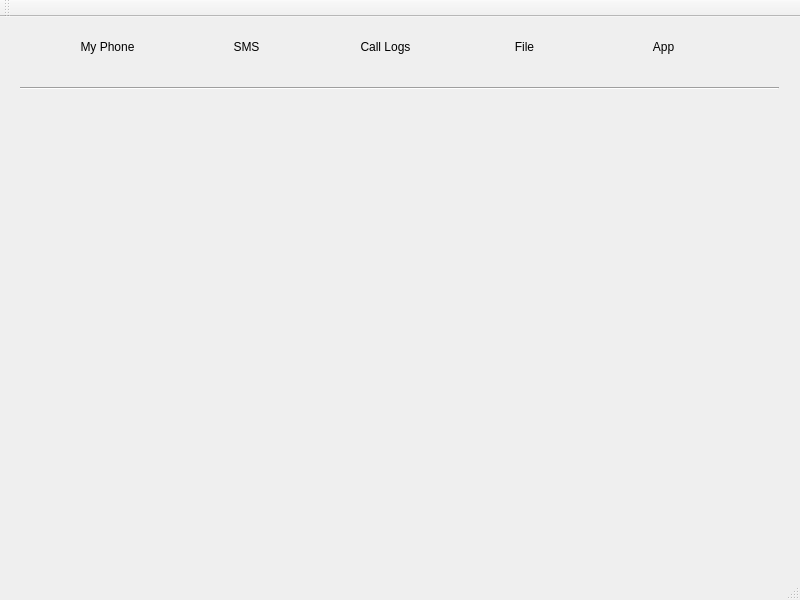
<?xml version="1.0" encoding="UTF-8"?>
<ui version="4.0">
 <class>MainWindow</class>
 <widget class="QMainWindow" name="MainWindow">
  <property name="geometry">
   <rect>
    <x>0</x>
    <y>0</y>
    <width>800</width>
    <height>600</height>
   </rect>
  </property>
  <property name="maximumSize">
   <size>
    <width>800</width>
    <height>600</height>
   </size>
  </property>
  <property name="windowTitle">
   <string>MainWindow</string>
  </property>
  <property name="layoutDirection">
   <enum>Qt::LeftToRight</enum>
  </property>
  <widget class="QWidget" name="centralWidget">
   <widget class="QWidget" name="verticalLayoutWidget">
    <property name="geometry">
     <rect>
      <x>20</x>
      <y>90</y>
      <width>761</width>
      <height>451</height>
     </rect>
    </property>
    <layout class="QVBoxLayout" name="verticalLayout">
     <property name="leftMargin">
      <number>0</number>
     </property>
     <property name="topMargin">
      <number>0</number>
     </property>
    </layout>
   </widget>
   <widget class="QWidget" name="layoutWidget">
    <property name="geometry">
     <rect>
      <x>30</x>
      <y>0</y>
      <width>711</width>
      <height>60</height>
     </rect>
    </property>
    <layout class="QHBoxLayout" name="horizontalLayout">
     <item>
      <widget class="QPushButton" name="m_btnMyPhone">
       <property name="text">
        <string>My Phone</string>
       </property>
       <property name="icon">
        <iconset resource="phonelin_res.qrc">
         <normaloff>:/icon/icon/device_icon.png</normaloff>:/icon/icon/device_icon.png</iconset>
       </property>
       <property name="iconSize">
        <size>
         <width>48</width>
         <height>48</height>
        </size>
       </property>
       <property name="checkable">
        <bool>false</bool>
       </property>
       <property name="checked">
        <bool>false</bool>
       </property>
       <property name="flat">
        <bool>true</bool>
       </property>
      </widget>
     </item>
     <item>
      <widget class="QPushButton" name="m_btnSMS">
       <property name="text">
        <string>SMS</string>
       </property>
       <property name="icon">
        <iconset resource="phonelin_res.qrc">
         <normaloff>:/icon/icon/sms_icon.png</normaloff>:/icon/icon/sms_icon.png</iconset>
       </property>
       <property name="iconSize">
        <size>
         <width>48</width>
         <height>48</height>
        </size>
       </property>
       <property name="flat">
        <bool>true</bool>
       </property>
      </widget>
     </item>
     <item>
      <widget class="QPushButton" name="m_btnCall">
       <property name="text">
        <string>Call Logs</string>
       </property>
       <property name="icon">
        <iconset resource="phonelin_res.qrc">
         <normaloff>:/icon/icon/call_icon.png</normaloff>:/icon/icon/call_icon.png</iconset>
       </property>
       <property name="iconSize">
        <size>
         <width>48</width>
         <height>48</height>
        </size>
       </property>
       <property name="flat">
        <bool>true</bool>
       </property>
      </widget>
     </item>
     <item>
      <widget class="QPushButton" name="m_btnFileMgr">
       <property name="text">
        <string>File</string>
       </property>
       <property name="icon">
        <iconset resource="phonelin_res.qrc">
         <normaloff>:/icon/icon/file_icon.png</normaloff>:/icon/icon/file_icon.png</iconset>
       </property>
       <property name="iconSize">
        <size>
         <width>48</width>
         <height>48</height>
        </size>
       </property>
       <property name="flat">
        <bool>true</bool>
       </property>
      </widget>
     </item>
     <item>
      <widget class="QPushButton" name="m_btnAppMgr">
       <property name="text">
        <string>App</string>
       </property>
       <property name="icon">
        <iconset resource="phonelin_res.qrc">
         <normaloff>:/icon/icon/app_icon.png</normaloff>:/icon/icon/app_icon.png</iconset>
       </property>
       <property name="iconSize">
        <size>
         <width>48</width>
         <height>48</height>
        </size>
       </property>
       <property name="flat">
        <bool>true</bool>
       </property>
      </widget>
     </item>
    </layout>
   </widget>
   <widget class="Line" name="line">
    <property name="geometry">
     <rect>
      <x>20</x>
      <y>70</y>
      <width>759</width>
      <height>3</height>
     </rect>
    </property>
    <property name="orientation">
     <enum>Qt::Horizontal</enum>
    </property>
   </widget>
  </widget>
  <widget class="QMenuBar" name="menuBar">
   <property name="geometry">
    <rect>
     <x>0</x>
     <y>0</y>
     <width>800</width>
     <height>29</height>
    </rect>
   </property>
  </widget>
  <widget class="QToolBar" name="mainToolBar">
   <attribute name="toolBarArea">
    <enum>TopToolBarArea</enum>
   </attribute>
   <attribute name="toolBarBreak">
    <bool>false</bool>
   </attribute>
  </widget>
  <widget class="QStatusBar" name="statusBar"/>
 </widget>
 <layoutdefault spacing="6" margin="11"/>
 <resources>
  <include location="phonelin_res.qrc"/>
 </resources>
 <connections/>
</ui>
